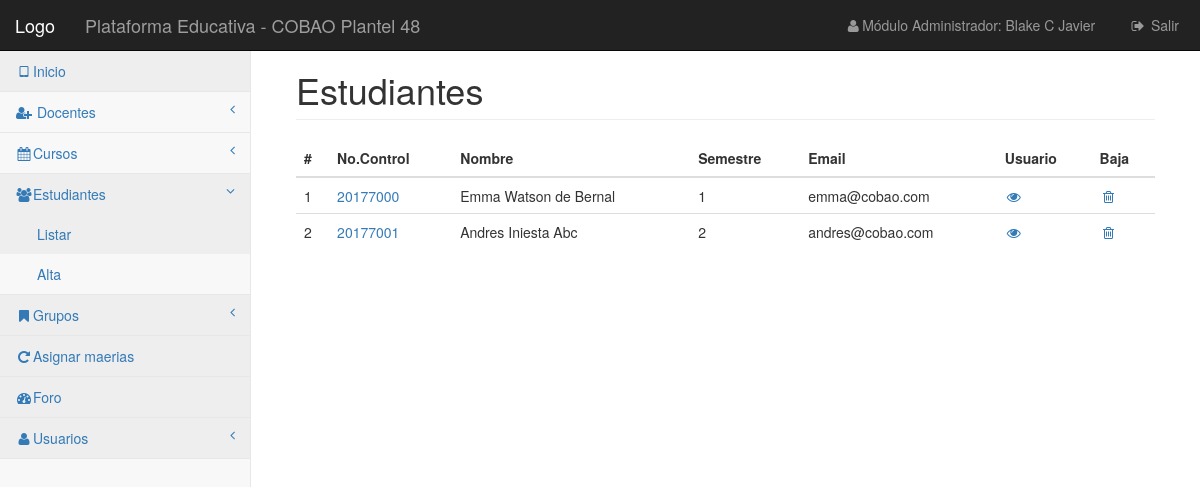
The app's page /vistas/estudiante/listar-e.php (signed in), older data.
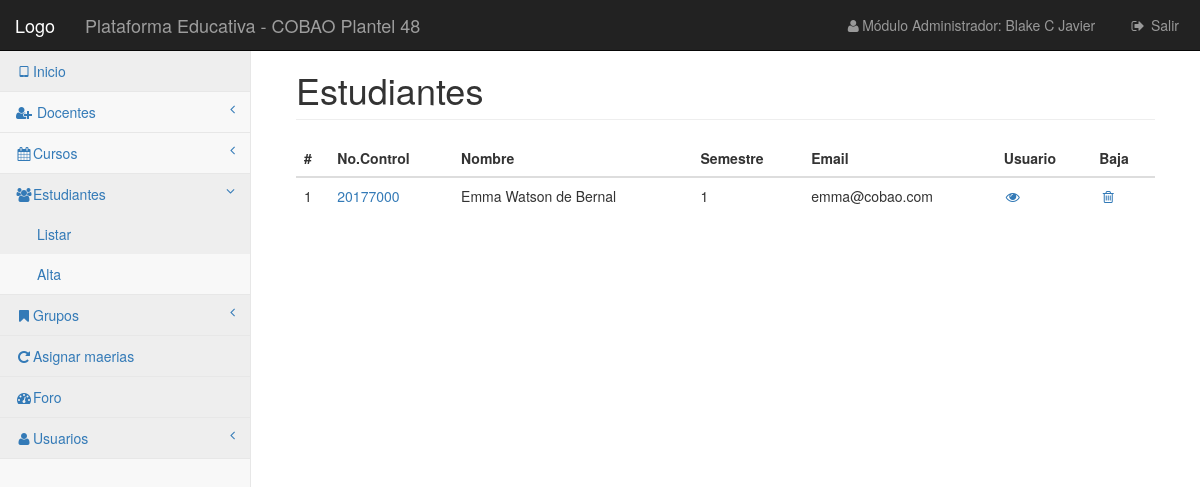
The same page, newer data.
### tables this page shows
CREATE TABLE `estudiante` (
  `id` int(11) NOT NULL,
  `nombre` varchar(15) DEFAULT NULL,
  `apaterno` varchar(30) DEFAULT NULL,
  `amaterno` varchar(30) DEFAULT NULL,
  `curp` varchar(18) DEFAULT NULL,
  `grado` char(1) DEFAULT NULL,
  `num_control` varchar(15) DEFAULT NULL,
  `escuela_proce` varchar(30) DEFAULT NULL,
  `email` varchar(30) DEFAULT NULL,
  `fecha_nac` date DEFAULT NULL,
  `estado` char(1) DEFAULT NULL,
  `grupo` varchar(5) DEFAULT NULL
);

### librerias/Simple_sessions.php (called while the page is built, shortened)
<?php
class Simple_sessions{
private $my_sess;
public function  __construct($sess_name = 'simple_sessions'){
$this->my_sess = &$_SESSION;
}
public function check_sess($name){
return isset($this->my_sess[$name]);
}
public function get_value($name){
if($this->check_sess($name)){
return $this->my_sess[$name];
}
return false;
}
}
?>

### vistas/estudiante/listar-e.php (the view, shortened to what the changed rows need)
<?php
require_once '../../librerias/Simple_sessions.php';
$obj_ses = new Simple_sessions();
if ($obj_ses->check_sess('userid')) {
    include '../../control/conexion.php';
    $selec = "SELECT * FROM `estudiante` WHERE `estado` ='1' ";
    $ejecutar = $conexion->query($selec);
?>
<!DOCTYPE html>
<html lang="es">
<head>
    <link href="../../css/bootstrap.min.css" rel="stylesheet">
    <link href="../../css/metisMenu.min.css" rel="stylesheet">
    <link href="../../css/timeline.css" rel="stylesheet">
    <link href="../../css/startmin.css" rel="stylesheet">
    <link href="../../css/morris.css" rel="stylesheet">
    <link href="../../css/font-awesome.min.css" rel="stylesheet" type="text/css">
</head>
<body>
<div id="wrapper">
    <nav class="navbar navbar-inverse navbar-fixed-top" role="navigation">
        <div class="navbar-header">
            <a class="navbar-brand" href="#">Logo</a>
        </div>
        <div class="navbar-header">
            <a href="" class="navbar-brand">Plataforma Educativa - COBAO Plantel 48</a>
        </div>
        <ul class="nav navbar-right navbar-top-links">
            <li><a href="#"><i class="fa fa-user fa-fw"></i>Módulo Administrador: <?php echo $obj_ses->get_value('nombre')?></a>
            </li>
            <li><a href="../../control/cerrarSesion.php"><i class="fa fa-sign-out fa-fw"></i> Salir</a>
            </li>
        </ul>
        <div class="navbar-default sidebar" role="navigation">
            <div class="sidebar-nav navbar-collapse">
                <ul class="nav" id="side-menu">
                    <li>
                        <a href="../../menuPrincipal.php" class="active"><i class="fa fa-tablet fa-fw"></i>Inicio</a>
                    </li>
                    <li>
                        <a href="#"><i class="fa fa-user-plus fa-fw"></i> Docentes<span class="fa arrow"></span></a>
                    </li>
                    <li>
                        <a href="#"><i class="fa fa-calendar fa-fw"></i>Cursos<span class="fa arrow"></span></a>
                    </li>
                    <li>
                        <a href="#" class="active"><i class="fa fa-users fa-fw"></i>Estudiantes <span class="fa arrow"></span></a>
                        <ul class="nav nav-second-level">
                            <li>
                                <a href="listar-e.php">Listar</a>
                            </li>
                            <li>
                                <a href="alta-e.php">Alta</a>
                            </li>
                        </ul>
                    </li>
                    <li>
                        <a href="#" class="active"><i class="fa fa-bookmark fa-fw"></i>Grupos <span class="fa arrow"></span></a>
                    </li>
                    <li>
                        <a href="../grupos/asignar.php" class="active"><i class="fa fa-repeat fa-fw"></i>Asignar maerias</a>
                    </li>
                    <li>
                        <a href="#" class="active"><i class="fa fa-dashboard fa-fw"></i>Foro</a>
                    </li>
                    <li>
                        <a href="#" class="active"><i class="fa fa-user fa-fw"></i>Usuarios <span
                                    class="fa arrow"></span></a>
                    </li>
                </ul>
            </div>
        </div>
    </nav>
    <div id="page-wrapper">
        <div class="container-fluid">
            <div class="row">
                <div class="col-lg-12">
                    <h1 class="page-header">Estudiantes</h1>
                </div>
            </div>
            <div class="row">
                <div class="col-lg-12">
                    <div class="table-responsive">
                        <table class="table">
                            <thead>
                            <tr>
                                <th>#</th>
                                <th>No.Control</th>
                                <th>Nombre</th>
                                <th>Semestre</th>
                                <th>Email</th>
                                <th>Usuario</th>
                                <th>Baja</th>
                            </tr>
                            </thead>
                            <tbody>
                            <?php $i = 0;
                            while ($datos = $ejecutar->fetch_assoc()) {
                                $id = $datos['id'];
                                echo "<tr>";
                                echo "<td>". $i += 1 ."</td>";
                                echo "<td><a href='editar-e.php?id=$id'>". $datos['num_control']."</td>";
                                echo "<td> ". $datos['nombre'] ." ". $datos['apaterno']." ".$datos['amaterno'] ."</a></td>";
                                echo "<td>". $datos['grado']."</td>";
                                echo "<td>". $datos['email'] ."</td>";
                                echo "<td><a href='../../control/estudiante/miuser-e.php?id=$id'><i class='fa fa-eye fa-fw' aria-hidden='true'></i></td>";
                                echo "<td><a href='../../control/estudiante/baja-e.php?id=$id' onclick='return confirm(\"¿Está seguro de esta operación?\");' <i class='fa fa-trash-o fa-fw' aria-hidden='true'></i></a></td>";
                                echo "<tr>";
                            }
                            ?>
                            </tbody>
                        </table>
                    </div>
                </div>
            </div>
        </div>
    </div>
</div>
</body>
</html>
    <?php
}else{
    header("Location: ../../index.php");
}
?>

Row changes from the older to the newer data that the page shows:
no longer on this page (row edited): estudiante: i "2", num_control "20177001", nombre "Andres", apaterno "Iniesta", amaterno "Abc", grado "2", email "andres@cobao.com"
